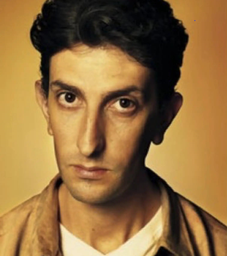
#> input picture assignments/problem set1/left_id.png, 227 x 256 px, shrunk from 1512 x 1702 before the run
$ python hybrid.py
#> lines starting #> are read from the running program, lines starting #| are printed output that depends on the picture
import numpy as np
from PIL import Image

"""""""""""""""""""""""""""""""""""""""""""""
    the six functions for the problem set1
"""""""""""""""""""""""""""""""""""""""""""""

def cross_correlation_2d(image, kernal, stride=1, zero_padding=True):
    """
    Cross-correlate the image

    Inputs:
    - image: A numpy array of shape (W, H, D) represents the image to be processed
    - kernal: A numpy array of shape (w, h)
    - stride: default 1

    Returns:
    - cross_correlation_image: A numpy array which has the same shape of the image, represents
    the image which has been cross-correlated.
    """
    import time
    tic = time.time()

    W = image.shape[0]
    H = image.shape[1]
    D = image.shape[2]
    w = kernal.shape[0]
    h = kernal.shape[1]
    _w = int((w-1)/2)
    _h = int((h-1)/2)

    if zero_padding == True:
        img = np.zeros([W+2*_w, H+2*_h, D])
        img[_w:W+_w, _h:H+_h, :] = image
        W = img.shape[0]
        H = img.shape[1]
    else:
        img = image
    cross_correlation_image = np.zeros(shape=image.shape)

    for d in range(D):
        for i in range(_w, W-_w, stride):
            for j in range(_h, H-_h, stride):
                cross_correlation_image[i-_w, j-_h, d] = np.sum(kernal * img[i-_w:i+_w+1,j-_h:j+_h+1,d])

    toc = time.time()
    # print('the process took %f seconds' %(toc-tic))
    return cross_correlation_image

def convolve_2(image, kernal, stride=1):
    """
    use cross-correlate method to convolve the image

    Inputs:
    - image: A numpy array represented the image to convolve
    - kernal: A numpy array
    - stride: default 1

    Returns:
    - convolve_img: A numpy array has the same shape of the image, representing the image that has been convolved
    """
    convolve_img = cross_correlation_2d(image=image, kernal=kernal.T)
    return convolve_img

def gaussian_blur_kernal_2d(width, height, sigma):
    """
    generate a guassian kernal

    Inputs:
    - width: A integer, the width of the kernal
    - height: A integer, the height of the kernal
    - sigma: A float gives the standard deviation of the kernal

    Returns:
    - gaussian_kernal: A numpy array of shape(width, height)
    """
    if sigma == 0:
        raise NameError("sigma can not be 0")
    x = np.linspace(-1, 1, width)
    y = np.linspace(-1, 1, height)
    x, y = np.meshgrid(x, y)
    gaussian_kernal = 1/(2*np.pi*sigma**2) * (np.exp(-((x**2)+(y**2))/(2*sigma**2)))
    gaussian_kernal = gaussian_kernal / np.sum(gaussian_kernal)
    return gaussian_kernal

def low_pass(image, sigma):
    """
    use gaussian_blur to implement low pass filter

    Inputs:
    - image: A numpy array represented the image to be processed
    - sigma: A hyperparameter controls the gaussian blur

    Returns:
    - low_pass_img: A numpy array has the same shape of the img, represents the processed image
    """
    w, h = generate_kernalShape(image.shape[0], image.shape[1])
    gaussian_kernal = gaussian_blur_kernal_2d(width=w, height=h, sigma=sigma)
    low_pass_img = convolve_2(image=image, kernal=gaussian_kernal)
    return low_pass_img

def high_pass(image, sigma):
    """
    use gaussian_blur to implement high pass filter

    Inputs:
    - image: A numpy array represented the image to be processed
    - sigma: A hyperparameter controls the gaussian blur

    Returns:
    - high_pass_img: A numpy array has the same shape of the img, represents the processed image
    """
    w, h = generate_kernalShape(image.shape[0], image.shape[1])
    gaussian_kernal = gaussian_blur_kernal_2d(width=w, height=h, sigma=sigma)
    high_pass_img = convolve_2(image=image, kernal=gaussian_kernal)
    high_pass_img = image - high_pass_img + 128
    return high_pass_img

def hybrid_image(left_image, right_image, sigma1, sigma2):
    """
    hybrid the low frequence image and high frequence image

    Inputs:
    - left_image: A numpy array represents the low frequence image
    - right_image: A numpy array represents the high frequence image
    - sigma1: the low cutoff frequence
    - sigma2: the high cutoff frequence

    Returns:
    - hybrid_img: A numpy array represents the hybrid image
    """
    low_image = low_pass(image=left_image, sigma=sigma1)
    high_image = high_pass(image=right_image, sigma=sigma2)
    hybrid_image = (low_image + high_image) / 2
    return hybrid_image

"""""""""""""""""""""""""""""""""""""""""""""
            the helper functions
"""""""""""""""""""""""""""""""""""""""""""""

def get_image(image, str):
    Image.fromarray(image.astype(np.uint8)).save(str)

def generate_kernalShape(W, H):
    w = (int)(W / 20)
    h = (int)(H / 20)
    if w <= 5:
        w = 5
    if h <= 5:
        h = 5
    w += (w%2 == 0)
    h += (h%2 == 0)
    return w, h

"""""""""""""""""""""""""""""""""""""""""""""
                hybrid images
"""""""""""""""""""""""""""""""""""""""""""""

left_img = np.array(Image.open('./left_id.png'))
#> left_img is the input picture: shape (256, 227, 3); mean R, G, B 145.8, 110.2, 63.1
right_img = np.array(Image.open('./right_id.png'))
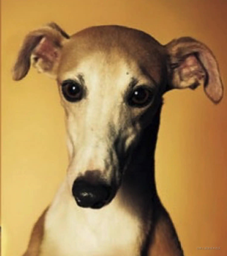
#> input picture assignments/problem set1/right_id.png, 227 x 256 px, shrunk from 1512 x 1702 before the run
#> right_img is the input picture: shape (256, 227, 3); mean R, G, B 167.6, 131.8, 80.2

hybrid_img1 = hybrid_image(left_img, right_img, 100, 100)
#> in cross_correlation_2d, `img[_w:W+_w, _h:H+_h, :] = image`:
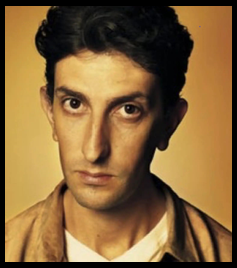
#> img: shape (268, 237, 3) float64; mean R, G, B 133.4, 100.8, 57.7
#> after the loop in cross_correlation_2d, `for d in range(D):`:
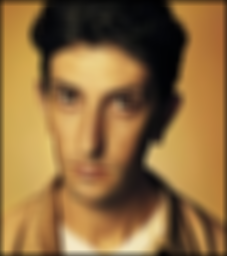
#> cross_correlation_image: shape (256, 227, 3) float64; mean R, G, B 141.9, 107.3, 61.4
#> call 2 of cross_correlation_2d, with kernal = array of shape (13, 11), stride = 1, zero_padding = True
#> in cross_correlation_2d (call 2), `img[_w:W+_w, _h:H+_h, :] = image`:
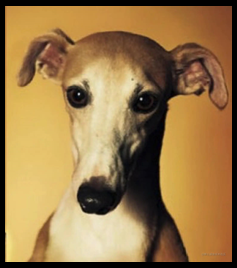
#> img: shape (268, 237, 3) float64; mean R, G, B 153.4, 120.6, 73.4
#> after the loop in cross_correlation_2d (call 2), `for d in range(D):`:
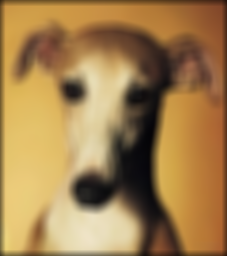
#> cross_correlation_image: shape (256, 227, 3) float64; mean R, G, B 163.1, 128.5, 78.5
#> in high_pass, `high_pass_img = image - high_pass_img + 128`:
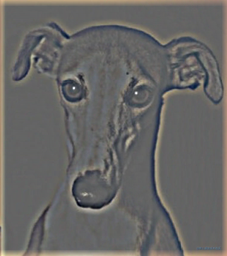
#> high_pass_img: shape (256, 227, 3) float64; mean R, G, B 132.5, 131.3, 129.8; drawn with min black and max white
#> in hybrid_image, `hybrid_image = (low_image + high_image) / 2`:
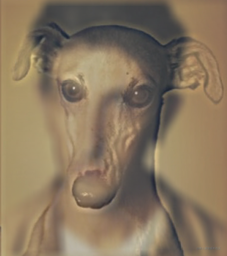
#> hybrid_image: shape (256, 227, 3) float64; mean R, G, B 137.2, 119.3, 95.6

get_image(hybrid_img1, './hybrid.png')
